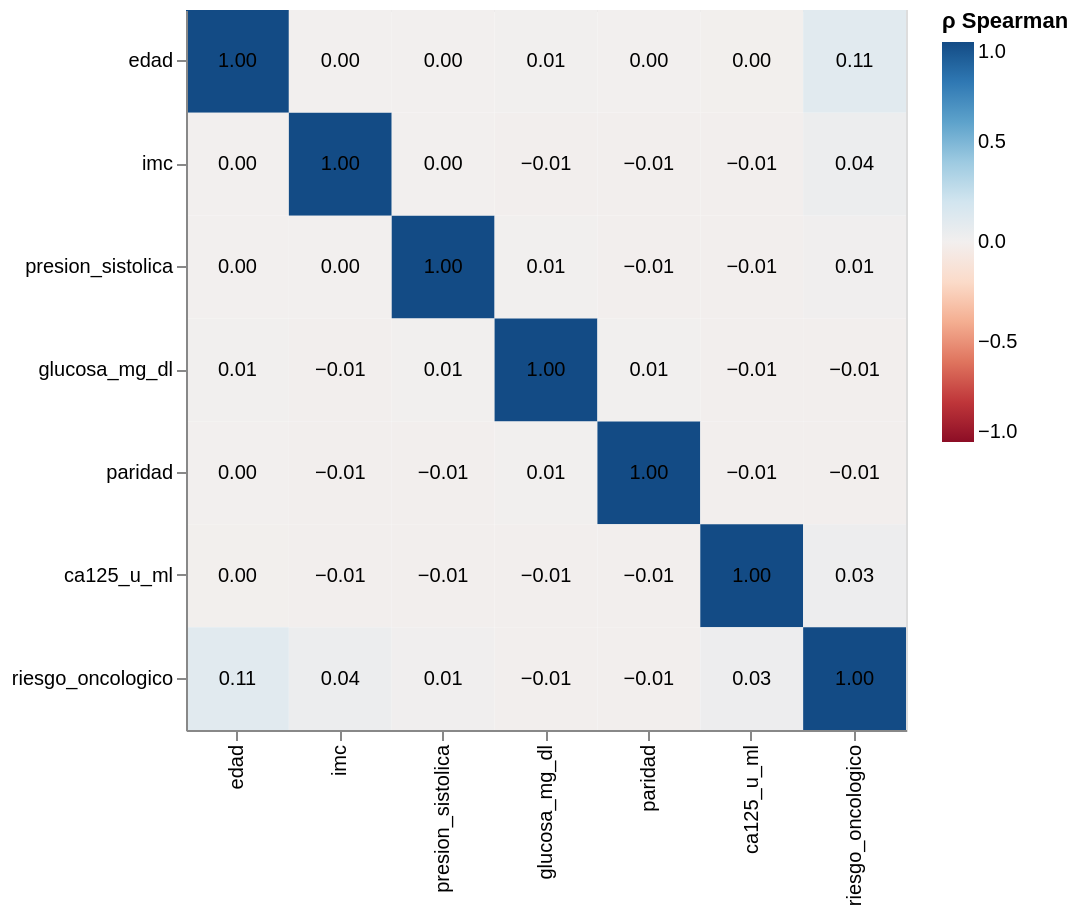

Notebook code for this chart:
### Markdown cell above
## 6. Correlaciones entre variables numéricas

### Code cell
corr = df[NUMERIC_FEATURES + [TARGET_COLUMN]].corr(method="spearman")
largo = corr.reset_index().melt(id_vars="index", var_name="variable_2", value_name="rho").rename(columns={"index": "variable_1"})
base = alt.Chart(largo).encode(x=alt.X("variable_1:N", title=None, sort=None), y=alt.Y("variable_2:N", title=None, sort=None))
(base.mark_rect().encode(color=alt.Color("rho:Q", scale=alt.Scale(scheme="redblue", domain=[-1, 1]), title="ρ Spearman"))
 + base.mark_text(fontSize=10).encode(text=alt.Text("rho:Q", format=".2f"))).properties(width=360, height=360)

### Figure 1 — Vega-Lite specification as saved in the notebook (floating-point values rounded to 4 significant figures)
{"config": {"view": {"continuousWidth": 300, "continuousHeight": 300}}, "layer": [{"mark": {"type": "rect"}, "encoding": {"color": {"field": "rho", "scale": {"domain": [-1, 1], "scheme": "redblue"}, "title": "ρ Spearman", "type": "quantitative"}, "x": {"field": "variable_1", "sort": null, "title": null, "type": "nominal"}, "y": {"field": "variable_2", "sort": null, "title": null, "type": "nominal"}}}, {"mark": {"type": "text", "fontSize": 10}, "encoding": {"text": {"field": "rho", "format": ".2f", "type": "quantitative"}, "x": {"field": "variable_1", "sort": null, "title": null, "type": "nominal"}, "y": {"field": "variable_2", "sort": null, "title": null, "type": "nominal"}}}], "data": {"name": "data-c69256dd7d7eb34d9b8f141c39190578"}, "height": 360, "width": 360, "$schema": "https://vega.github.io/schema/vega-lite/v6.4.1.json", "datasets": {"data-c69256dd7d7eb34d9b8f141c39190578": [{"variable_1": "edad", "variable_2": "edad", "rho": 1.0}, {"variable_1": "imc", "variable_2": "edad", "rho": -0.0001013}, {"variable_1": "presion_sistolica", "variable_2": "edad", "rho": -0.0003206}, {"variable_1": "glucosa_mg_dl", "variable_2": "edad", "rho": 0.005106}, {"variable_1": "paridad", "variable_2": "edad", "rho": -0.001286}, {"variable_1": "ca125_u_ml", "variable_2": "edad", "rho": -0.0028}, {"variable_1": "riesgo_oncologico", "variable_2": "edad", "rho": 0.1071}, {"variable_1": "edad", "variable_2": "imc", "rho": -0.0001013}, {"variable_1": "imc", "variable_2": "imc", "rho": 1.0}, {"variable_1": "presion_sistolica", "variable_2": "imc", "rho": -0.001478}, {"variable_1": "glucosa_mg_dl", "variable_2": "imc", "rho": -0.006441}, {"variable_1": "paridad", "variable_2": "imc", "rho": -0.005694}, {"variable_1": "ca125_u_ml", "variable_2": "imc", "rho": -0.006853}, {"variable_1": "riesgo_oncologico", "variable_2": "imc", "rho": 0.03946}, {"variable_1": "edad", "variable_2": "presion_sistolica", "rho": -0.0003206}, {"variable_1": "imc", "variable_2": "presion_sistolica", "rho": -0.001478}, {"variable_1": "presion_sistolica", "variable_2": "presion_sistolica", "rho": 1.0}, {"variable_1": "glucosa_mg_dl", "variable_2": "presion_sistolica", "rho": 0.008224}, {"variable_1": "paridad", "variable_2": "presion_sistolica", "rho": -0.007342}, {"variable_1": "ca125_u_ml", "variable_2": "presion_sistolica", "rho": -0.006596}, {"variable_1": "riesgo_oncologico", "variable_2": "presion_sistolica", "rho": 0.01138}, {"variable_1": "edad", "variable_2": "glucosa_mg_dl", "rho": 0.005106}, {"variable_1": "imc", "variable_2": "glucosa_mg_dl", "rho": -0.006441}, {"variable_1": "presion_sistolica", "variable_2": "glucosa_mg_dl", "rho": 0.008224}, {"variable_1": "glucosa_mg_dl", "variable_2": "glucosa_mg_dl", "rho": 1.0}, {"variable_1": "paridad", "variable_2": "glucosa_mg_dl", "rho": 0.009278}, {"variable_1": "ca125_u_ml", "variable_2": "glucosa_mg_dl", "rho": -0.005467}, {"variable_1": "riesgo_oncologico", "variable_2": "glucosa_mg_dl", "rho": -0.0059}, {"variable_1": "edad", "variable_2": "paridad", "rho": -0.001286}, {"variable_1": "imc", "variable_2": "paridad", "rho": -0.005694}, {"variable_1": "presion_sistolica", "variable_2": "paridad", "rho": -0.007342}, {"variable_1": "glucosa_mg_dl", "variable_2": "paridad", "rho": 0.009278}, {"variable_1": "paridad", "variable_2": "paridad", "rho": 1.0}, {"variable_1": "ca125_u_ml", "variable_2": "paridad", "rho": -0.006888}, {"variable_1": "riesgo_oncologico", "variable_2": "paridad", "rho": -0.0066}, {"variable_1": "edad", "variable_2": "ca125_u_ml", "rho": -0.0028}, {"variable_1": "imc", "variable_2": "ca125_u_ml", "rho": -0.006853}, {"variable_1": "presion_sistolica", "variable_2": "ca125_u_ml", "rho": -0.006596}, {"variable_1": "glucosa_mg_dl", "variable_2": "ca125_u_ml", "rho": -0.005467}, {"variable_1": "paridad", "variable_2": "ca125_u_ml", "rho": -0.006888}, {"variable_1": "ca125_u_ml", "variable_2": "ca125_u_ml", "rho": 1.0}, {"variable_1": "riesgo_oncologico", "variable_2": "ca125_u_ml", "rho": 0.03145}, {"variable_1": "edad", "variable_2": "riesgo_oncologico", "rho": 0.1071}, {"variable_1": "imc", "variable_2": "riesgo_oncologico", "rho": 0.03946}, {"variable_1": "presion_sistolica", "variable_2": "riesgo_oncologico", "rho": 0.01138}, {"variable_1": "glucosa_mg_dl", "variable_2": "riesgo_oncologico", "rho": -0.0059}, {"variable_1": "paridad", "variable_2": "riesgo_oncologico", "rho": -0.0066}, {"variable_1": "ca125_u_ml", "variable_2": "riesgo_oncologico", "rho": 0.03145}, {"variable_1": "riesgo_oncologico", "variable_2": "riesgo_oncologico", "rho": 1.0}]}}
